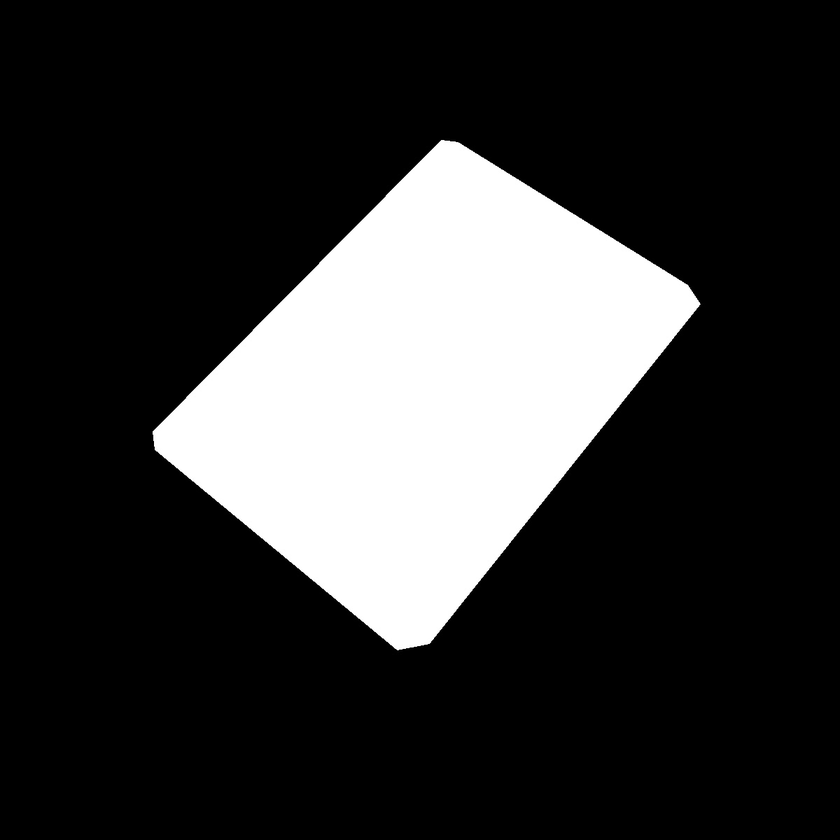
#> input picture image.png, 840 x 840 px, shrunk from 1200 x 1200 before the run
$ python create_mask_border.py
#> lines starting #> are read from the running program, lines starting #| are printed output that depends on the picture
from PIL import Image

padding = 32
opacity = 127
img = Image.open("image.png").convert('RGBA')

x, y, w, h = padding, padding, img.width - padding, img.height - padding
#> x = 32; y = 32; w = 808; h = 808
img_cropped = img.crop((x, y, w, h))
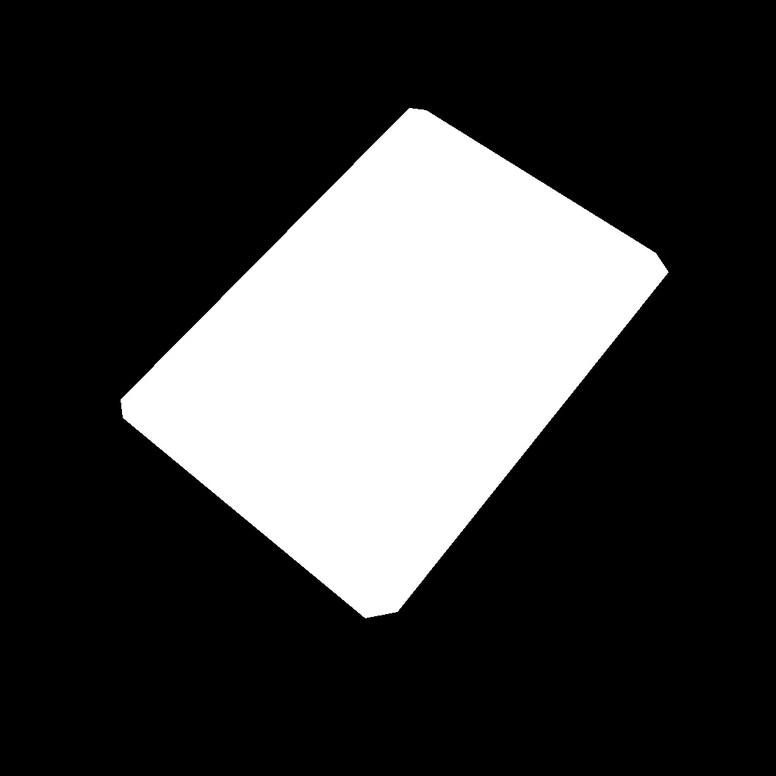
#> img_cropped: PIL image 776x776 RGBA; mean R, G, B, A 61.9, 61.9, 61.9, 255

img.putalpha(127)
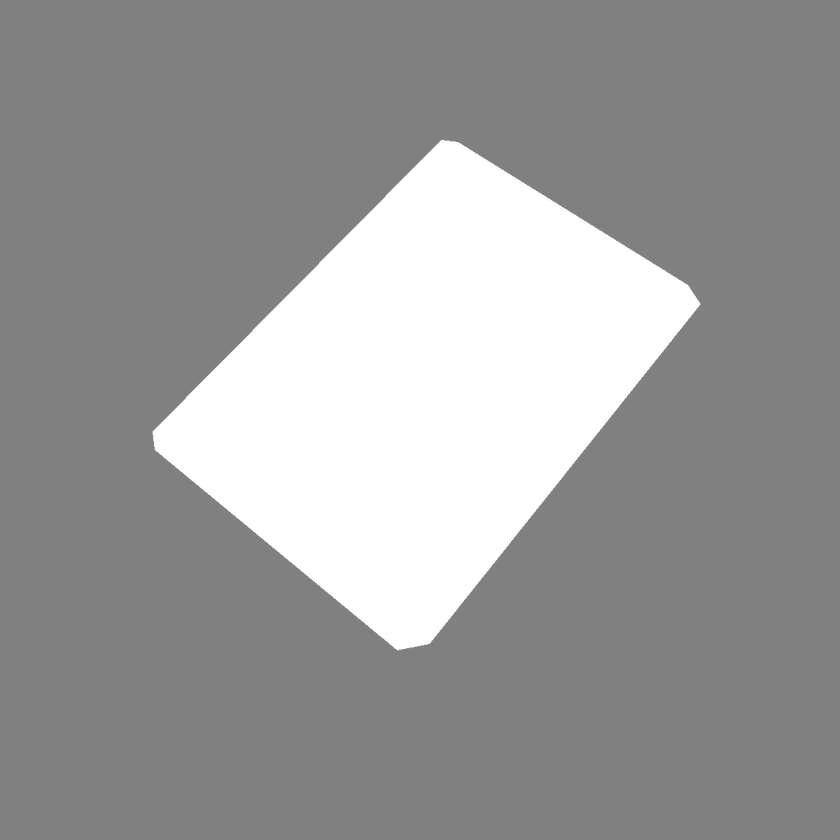
#> img: PIL image 840x840 RGBA; mean R, G, B, A 52.8, 52.8, 52.8, 127; transparent parts drawn white

img.paste(img_cropped, (x, y))
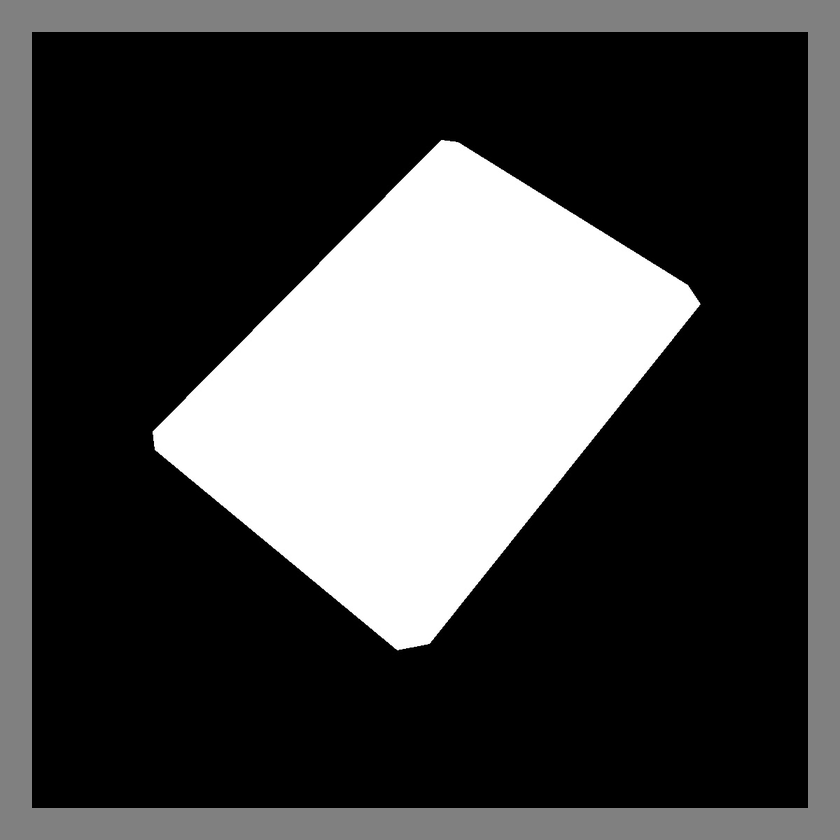
#> img: PIL image 840x840 RGBA; mean R, G, B, A 52.8, 52.8, 52.8, 236.2; transparent parts drawn white
img.save('image_new.png')
